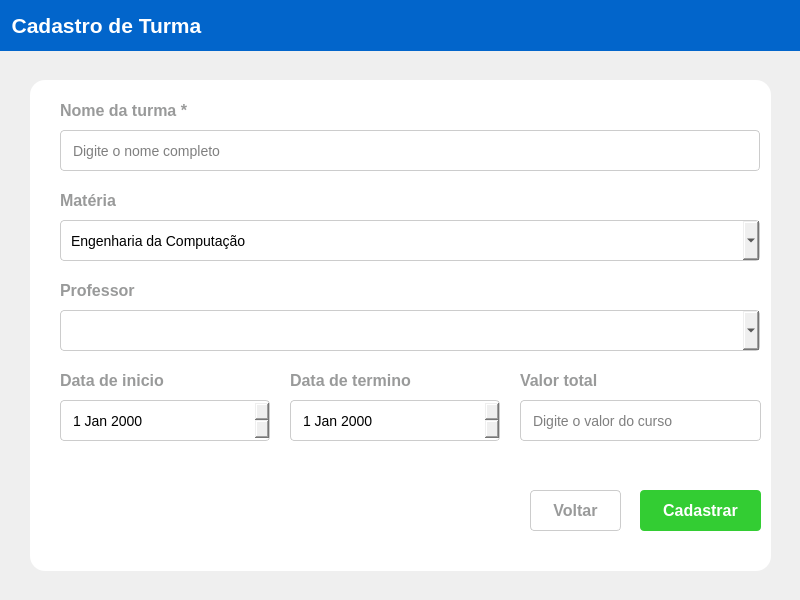
<?xml version="1.0" encoding="UTF-8"?>
<ui version="4.0">
 <class>MainWindow</class>
 <widget class="QMainWindow" name="MainWindow">
  <property name="geometry">
   <rect>
    <x>0</x>
    <y>0</y>
    <width>800</width>
    <height>600</height>
   </rect>
  </property>
  <property name="windowTitle">
   <string>MainWindow</string>
  </property>
  <widget class="QWidget" name="centralwidget">
   <property name="styleSheet">
    <string notr="true">QFrame{
background:#F4F4F4;
}</string>
   </property>
   <widget class="QWidget" name="widget" native="true">
    <property name="geometry">
     <rect>
      <x>0</x>
      <y>0</y>
      <width>801</width>
      <height>51</height>
     </rect>
    </property>
    <property name="styleSheet">
     <string notr="true">QWidget{
background:#0265CB
}</string>
    </property>
    <layout class="QHBoxLayout" name="horizontalLayout_2">
     <item>
      <widget class="QLabel" name="label">
       <property name="font">
        <font>
         <pointsize>16</pointsize>
         <weight>75</weight>
         <bold>true</bold>
        </font>
       </property>
       <property name="styleSheet">
        <string notr="true">QLabel{
color: #FFF;
}</string>
       </property>
       <property name="text">
        <string>  Cadastro de Turma</string>
       </property>
      </widget>
     </item>
    </layout>
   </widget>
   <widget class="QFrame" name="frame">
    <property name="geometry">
     <rect>
      <x>30</x>
      <y>80</y>
      <width>741</width>
      <height>491</height>
     </rect>
    </property>
    <property name="styleSheet">
     <string notr="true">QFrame{
background:#FFF;
border-radius:15px;}</string>
    </property>
    <property name="frameShape">
     <enum>QFrame::StyledPanel</enum>
    </property>
    <property name="frameShadow">
     <enum>QFrame::Raised</enum>
    </property>
    <widget class="QLabel" name="turma_text_input">
     <property name="geometry">
      <rect>
       <x>30</x>
       <y>10</y>
       <width>141</width>
       <height>41</height>
      </rect>
     </property>
     <property name="font">
      <font>
       <family>Segoe UI</family>
       <pointsize>12</pointsize>
       <weight>75</weight>
       <bold>true</bold>
      </font>
     </property>
     <property name="styleSheet">
      <string notr="true">QLabel{
color:#999A9A;
 font-weight: 600;}</string>
     </property>
     <property name="text">
      <string>Nome da turma *</string>
     </property>
    </widget>
    <widget class="QLineEdit" name="turma_input">
     <property name="geometry">
      <rect>
       <x>30</x>
       <y>50</y>
       <width>700</width>
       <height>41</height>
      </rect>
     </property>
     <property name="styleSheet">
      <string notr="true">QLineEdit{
border-radius: 4px;
border: 1px solid #ccc;
padding-left:10px;
font-size:14px
}</string>
     </property>
     <property name="placeholderText">
      <string>Digite o nome completo</string>
     </property>
    </widget>
    <widget class="QLabel" name="materia_text_input">
     <property name="geometry">
      <rect>
       <x>30</x>
       <y>100</y>
       <width>141</width>
       <height>41</height>
      </rect>
     </property>
     <property name="font">
      <font>
       <family>Segoe UI</family>
       <pointsize>12</pointsize>
       <weight>75</weight>
       <bold>true</bold>
      </font>
     </property>
     <property name="styleSheet">
      <string notr="true">QLabel{
color:#999A9A;
 font-weight: 600;}</string>
     </property>
     <property name="text">
      <string>Matéria</string>
     </property>
    </widget>
    <widget class="QComboBox" name="materia_comboB">
     <property name="geometry">
      <rect>
       <x>30</x>
       <y>140</y>
       <width>700</width>
       <height>41</height>
      </rect>
     </property>
     <property name="styleSheet">
      <string notr="true">QComboBox{
border-radius: 4px;
border: 1px solid #ccc;
padding-left:10px;
font-size:14px
}</string>
     </property>
     <item>
      <property name="text">
       <string>Engenharia da Computação</string>
      </property>
     </item>
     <item>
      <property name="text">
       <string>Sistemas de Informação</string>
      </property>
     </item>
     <item>
      <property name="text">
       <string>Ciência da Computação</string>
      </property>
     </item>
     <item>
      <property name="text">
       <string>Análise e Desenvolvimento de Sistemas</string>
      </property>
     </item>
    </widget>
    <widget class="QLabel" name="prof_text_input">
     <property name="geometry">
      <rect>
       <x>30</x>
       <y>190</y>
       <width>141</width>
       <height>41</height>
      </rect>
     </property>
     <property name="font">
      <font>
       <family>Segoe UI</family>
       <pointsize>12</pointsize>
       <weight>75</weight>
       <bold>true</bold>
      </font>
     </property>
     <property name="styleSheet">
      <string notr="true">QLabel{
color:#999A9A;
 font-weight: 600;}</string>
     </property>
     <property name="text">
      <string>Professor</string>
     </property>
    </widget>
    <widget class="QComboBox" name="prof_input">
     <property name="geometry">
      <rect>
       <x>30</x>
       <y>230</y>
       <width>700</width>
       <height>41</height>
      </rect>
     </property>
     <property name="styleSheet">
      <string notr="true">QComboBox{
border-radius: 4px;
border: 1px solid #ccc;
padding-left:10px;
font-size:14px
}</string>
     </property>
    </widget>
    <widget class="QLabel" name="inicio_text_imput">
     <property name="geometry">
      <rect>
       <x>30</x>
       <y>280</y>
       <width>141</width>
       <height>41</height>
      </rect>
     </property>
     <property name="font">
      <font>
       <family>Segoe UI</family>
       <pointsize>12</pointsize>
       <weight>75</weight>
       <bold>true</bold>
      </font>
     </property>
     <property name="styleSheet">
      <string notr="true">QLabel{
color:#999A9A;
 font-weight: 600;}</string>
     </property>
     <property name="text">
      <string>Data de inicio</string>
     </property>
    </widget>
    <widget class="QDateEdit" name="inicio_date_edit">
     <property name="geometry">
      <rect>
       <x>30</x>
       <y>320</y>
       <width>210</width>
       <height>41</height>
      </rect>
     </property>
     <property name="styleSheet">
      <string notr="true">QDateEdit{
border-radius: 4px;
border: 1px solid #ccc;
padding-left:10px;
font-size:14px
}</string>
     </property>
    </widget>
    <widget class="QLabel" name="termino_text_input">
     <property name="geometry">
      <rect>
       <x>260</x>
       <y>280</y>
       <width>141</width>
       <height>41</height>
      </rect>
     </property>
     <property name="font">
      <font>
       <family>Segoe UI</family>
       <pointsize>12</pointsize>
       <weight>75</weight>
       <bold>true</bold>
      </font>
     </property>
     <property name="styleSheet">
      <string notr="true">QLabel{
color:#999A9A;
 font-weight: 600;}</string>
     </property>
     <property name="text">
      <string>Data de termino</string>
     </property>
    </widget>
    <widget class="QDateEdit" name="termino_date_edit">
     <property name="geometry">
      <rect>
       <x>260</x>
       <y>320</y>
       <width>210</width>
       <height>41</height>
      </rect>
     </property>
     <property name="styleSheet">
      <string notr="true">QDateEdit{
border-radius: 4px;
border: 1px solid #ccc;
padding-left:10px;
font-size:14px
}</string>
     </property>
    </widget>
    <widget class="QLabel" name="valor_text_input">
     <property name="geometry">
      <rect>
       <x>490</x>
       <y>280</y>
       <width>141</width>
       <height>41</height>
      </rect>
     </property>
     <property name="font">
      <font>
       <family>Segoe UI</family>
       <pointsize>12</pointsize>
       <weight>75</weight>
       <bold>true</bold>
      </font>
     </property>
     <property name="styleSheet">
      <string notr="true">QLabel{
color:#999A9A;
 font-weight: 600;}</string>
     </property>
     <property name="text">
      <string>Valor total</string>
     </property>
    </widget>
    <widget class="QLineEdit" name="valor_input">
     <property name="geometry">
      <rect>
       <x>490</x>
       <y>320</y>
       <width>241</width>
       <height>41</height>
      </rect>
     </property>
     <property name="styleSheet">
      <string notr="true">QLineEdit{
border-radius: 4px;
border: 1px solid #ccc;
padding-left:10px;
font-size:14px
}</string>
     </property>
     <property name="placeholderText">
      <string>Digite o valor do curso</string>
     </property>
    </widget>
    <widget class="QPushButton" name="voltar_button">
     <property name="geometry">
      <rect>
       <x>500</x>
       <y>410</y>
       <width>91</width>
       <height>41</height>
      </rect>
     </property>
     <property name="font">
      <font>
       <pointsize>12</pointsize>
       <weight>75</weight>
       <bold>true</bold>
      </font>
     </property>
     <property name="cursor">
      <cursorShape>PointingHandCursor</cursorShape>
     </property>
     <property name="styleSheet">
      <string notr="true">QPushButton{
color: #999A9A;
border: 1px solid #CCC;
border-radius:4px;
text-align: center;
}</string>
     </property>
     <property name="text">
      <string>Voltar</string>
     </property>
     <property name="icon">
      <iconset resource="assets/cadastro/cadastro.qrc">
       <normaloff>:/cadastro/icons8-esquerda-30.png</normaloff>:/cadastro/icons8-esquerda-30.png</iconset>
     </property>
     <property name="iconSize">
      <size>
       <width>25</width>
       <height>30</height>
      </size>
     </property>
    </widget>
    <widget class="QPushButton" name="cadastrar_button">
     <property name="geometry">
      <rect>
       <x>610</x>
       <y>410</y>
       <width>121</width>
       <height>41</height>
      </rect>
     </property>
     <property name="font">
      <font>
       <pointsize>12</pointsize>
       <weight>75</weight>
       <bold>true</bold>
      </font>
     </property>
     <property name="cursor">
      <cursorShape>PointingHandCursor</cursorShape>
     </property>
     <property name="styleSheet">
      <string notr="true">QPushButton{
background: #33CD33;
color: #FFF;
border-radius:4px;
 text-align: center;
}</string>
     </property>
     <property name="text">
      <string>Cadastrar</string>
     </property>
     <property name="icon">
      <iconset resource="assets/principal/principal.qrc">
       <normaloff>:/principal/icons8-soma-20.png</normaloff>:/principal/icons8-soma-20.png</iconset>
     </property>
     <property name="iconSize">
      <size>
       <width>25</width>
       <height>30</height>
      </size>
     </property>
    </widget>
   </widget>
  </widget>
 </widget>
 <resources>
  <include location="assets/cadastro/cadastro.qrc"/>
  <include location="assets/principal/principal.qrc"/>
 </resources>
 <connections/>
</ui>
